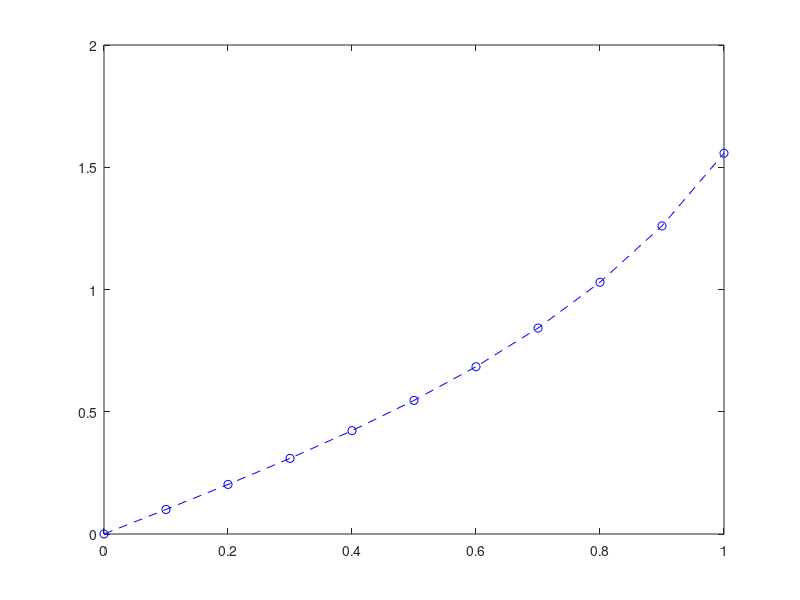

This chart was generated by the following MATLAB code:
function rungekutta_a
h = 0.1;
t(1) = 0;
w(1) = 0;
fprintf(' Step 0: t = %12.8f, w = %12.8f\n', t, w);
for i=1:10
    k1 = h*f(t(i),w(i));
    k2 = h*f(t(i)+h/2, w(i)+k1/2);
    k3 = h*f(t(i)+h/2, w(i)+k2/2);
    k4 = h*f(t(i)+h, w(i)+k3);
    w(i+1) = w(i) + (k1+2*k2+2*k3+k4)/6;
    t(i+1) = t(i) + h;
    fprintf('Step %d: t = %6.4f, w = %18.15f\n', i, t(i+1), w(i+1));
end
plot(t,w,'b--o')
%%%%%%%%%%%%%%%%%%
function v = f(t,y)
v = y^2+1;